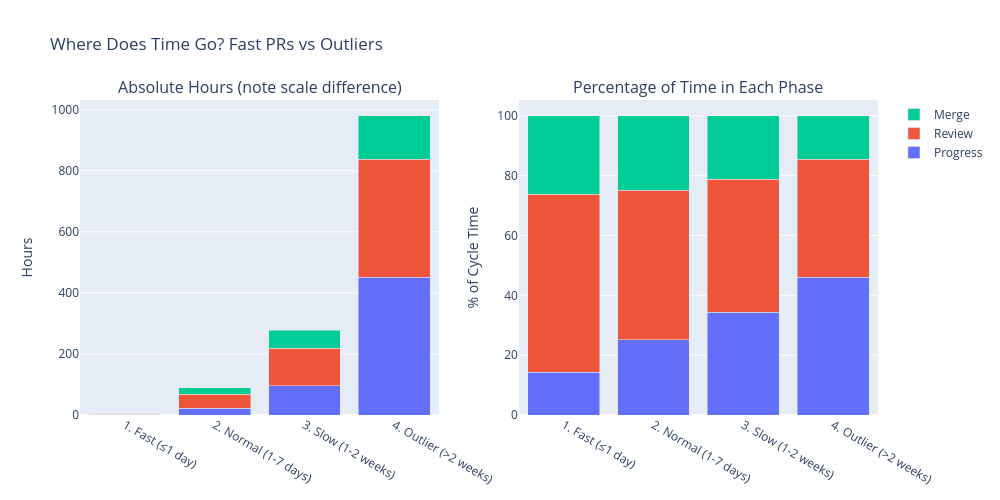

Notebook code for this chart:
### Code cell
# Visualize: Where does time go for each category?
# Use subplots because scale is very different between fast and outlier PRs

categories = df_outlier_breakdown['pr_category'].tolist()
progress = df_outlier_breakdown['avg_progress_hours'].astype(float).tolist()
review = df_outlier_breakdown['avg_review_hours'].astype(float).tolist()
merge = df_outlier_breakdown['avg_merge_hours'].astype(float).tolist()

# Calculate totals and percentages for each category
totals = [p + r + m for p, r, m in zip(progress, review, merge)]
progress_pct = [p/t*100 if t > 0 else 0 for p, t in zip(progress, totals)]
review_pct = [r/t*100 if t > 0 else 0 for r, t in zip(review, totals)]
merge_pct = [m/t*100 if t > 0 else 0 for m, t in zip(merge, totals)]

# Create two charts: absolute hours and percentage breakdown
fig = make_subplots(rows=1, cols=2, 
                    subplot_titles=('Absolute Hours (note scale difference)', 
                                   'Percentage of Time in Each Phase'))

# Left: Absolute hours (stacked)
fig.add_trace(go.Bar(name='Progress', x=categories, y=progress, marker_color='#636EFA'), row=1, col=1)
fig.add_trace(go.Bar(name='Review', x=categories, y=review, marker_color='#EF553B'), row=1, col=1)
fig.add_trace(go.Bar(name='Merge', x=categories, y=merge, marker_color='#00CC96'), row=1, col=1)

# Right: Percentage breakdown (stacked to 100%)
fig.add_trace(go.Bar(name='Progress', x=categories, y=progress_pct, marker_color='#636EFA', showlegend=False), row=1, col=2)
fig.add_trace(go.Bar(name='Review', x=categories, y=review_pct, marker_color='#EF553B', showlegend=False), row=1, col=2)
fig.add_trace(go.Bar(name='Merge', x=categories, y=merge_pct, marker_color='#00CC96', showlegend=False), row=1, col=2)

fig.update_layout(
    barmode='stack',
    title='Where Does Time Go? Fast PRs vs Outliers',
    height=500,
    width=1000
)
fig.update_yaxes(title_text='Hours', row=1, col=1)
fig.update_yaxes(title_text='% of Cycle Time', row=1, col=2)

fig.show()

# Print the actual numbers for clarity
print("\nActual hours by category:")
for i, cat in enumerate(categories):
    print(f"  {cat}: {progress[i]:.1f}h progress + {review[i]:.1f}h review + {merge[i]:.1f}h merge = {totals[i]:.1f}h total")

### Figure 1 — Plotly figure (JSON) as saved in the notebook; plotly's stock layout.template omitted (floating-point values rounded to 4 significant figures)
{"data": [{"marker": {"color": "#636EFA"}, "name": "Progress", "type": "bar", "x": ["1. Fast (≤1 day)", "2. Normal (1-7 days)", "3. Slow (1-2 weeks)", "4. Outlier (>2 weeks)"], "xaxis": "x", "y": [0.6, 22.5, 95.3, 451.5], "yaxis": "y"}, {"marker": {"color": "#EF553B"}, "name": "Review", "type": "bar", "x": ["1. Fast (≤1 day)", "2. Normal (1-7 days)", "3. Slow (1-2 weeks)", "4. Outlier (>2 weeks)"], "xaxis": "x", "y": [2.5, 44.7, 123, 386.7], "yaxis": "y"}, {"marker": {"color": "#00CC96"}, "name": "Merge", "type": "bar", "x": ["1. Fast (≤1 day)", "2. Normal (1-7 days)", "3. Slow (1-2 weeks)", "4. Outlier (>2 weeks)"], "xaxis": "x", "y": [1.1, 22.3, 58.9, 141.8], "yaxis": "y"}, {"marker": {"color": "#636EFA"}, "name": "Progress", "showlegend": false, "type": "bar", "x": ["1. Fast (≤1 day)", "2. Normal (1-7 days)", "3. Slow (1-2 weeks)", "4. Outlier (>2 weeks)"], "xaxis": "x2", "y": [14.29, 25.14, 34.38, 46.07], "yaxis": "y2"}, {"marker": {"color": "#EF553B"}, "name": "Review", "showlegend": false, "type": "bar", "x": ["1. Fast (≤1 day)", "2. Normal (1-7 days)", "3. Slow (1-2 weeks)", "4. Outlier (>2 weeks)"], "xaxis": "x2", "y": [59.52, 49.94, 44.37, 39.46], "yaxis": "y2"}, {"marker": {"color": "#00CC96"}, "name": "Merge", "showlegend": false, "type": "bar", "x": ["1. Fast (≤1 day)", "2. Normal (1-7 days)", "3. Slow (1-2 weeks)", "4. Outlier (>2 weeks)"], "xaxis": "x2", "y": [26.19, 24.92, 21.25, 14.47], "yaxis": "y2"}], "layout": {"annotations": [{"font": {"size": 16}, "showarrow": false, "text": "Absolute Hours (note scale difference)", "x": 0.225, "xanchor": "center", "xref": "paper", "y": 1, "yanchor": "bottom", "yref": "paper"}, {"font": {"size": 16}, "showarrow": false, "text": "Percentage of Time in Each Phase", "x": 0.775, "xanchor": "center", "xref": "paper", "y": 1, "yanchor": "bottom", "yref": "paper"}], "barmode": "stack", "height": 500, "title": {"text": "Where Does Time Go? Fast PRs vs Outliers"}, "width": 1000, "xaxis": {"anchor": "y", "domain": [0, 0.45]}, "xaxis2": {"anchor": "y2", "domain": [0.55, 1]}, "yaxis": {"anchor": "x", "domain": [0, 1], "title": {"text": "Hours"}}, "yaxis2": {"anchor": "x2", "domain": [0, 1], "title": {"text": "% of Cycle Time"}}}}
